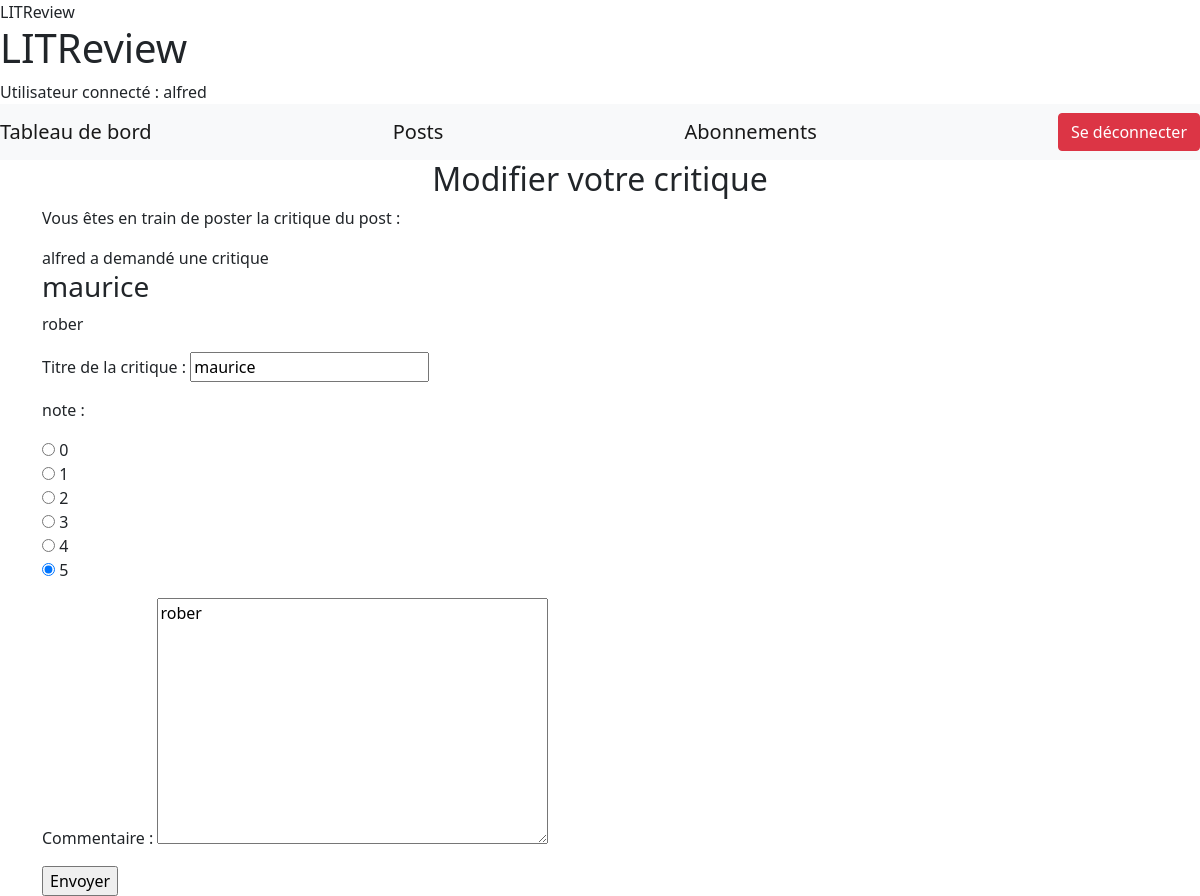
Page /tableau_de_bord/review/1/update (signed in) on the earlier database version.
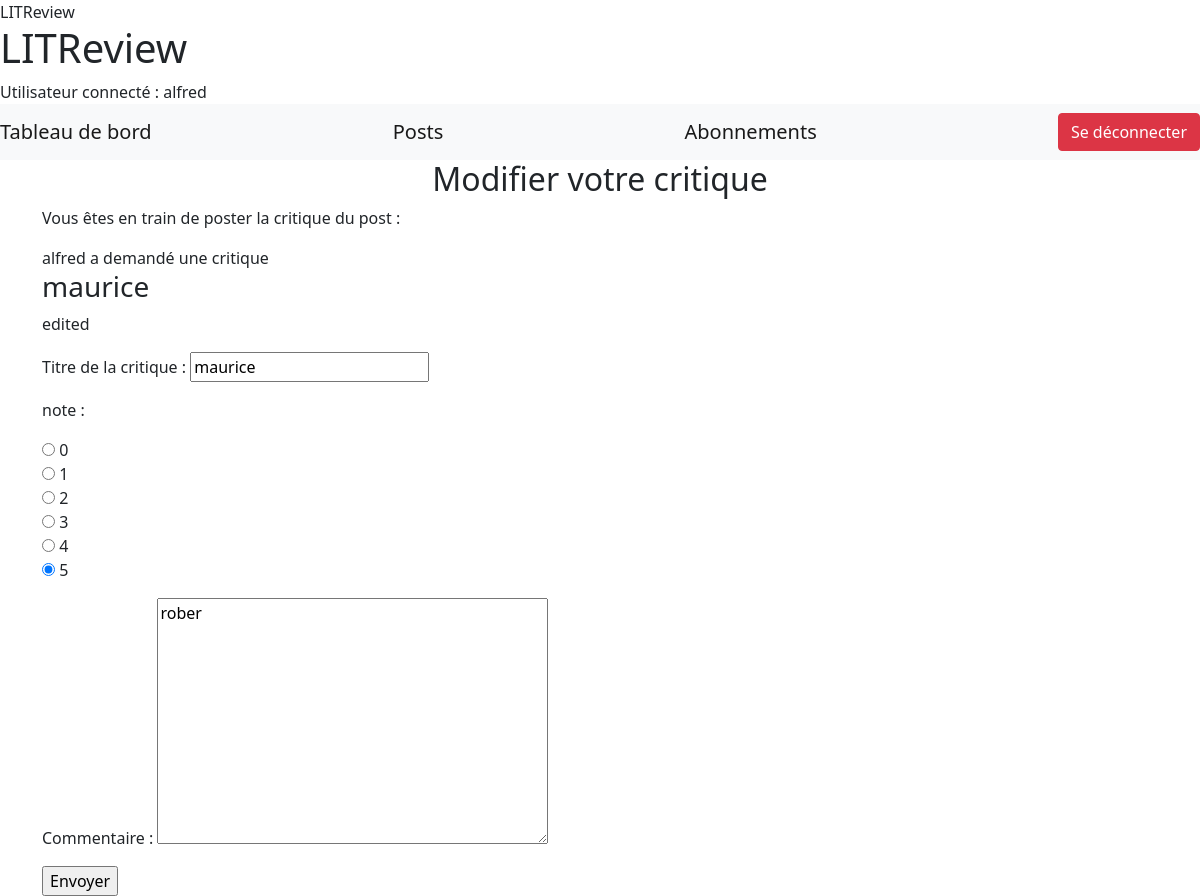
Same page on the later database version.
### review/models.py (models this page shows, shortened)
class Review(models.Model):
    ticket = models.ForeignKey(to=Ticket, on_delete=models.CASCADE)
    note = models.PositiveSmallIntegerField(
        validators=[MinValueValidator(0),
                    MaxValueValidator(5)],
        verbose_name='note')
    titre = models.CharField(max_length=128, verbose_name='Titre de la critique')
    content = models.TextField(max_length=8192, blank=True, verbose_name='Commentaire')
    user = models.ForeignKey(User, on_delete=models.CASCADE)
    date_creation = models.DateTimeField(auto_now_add=True)

class Ticket(models.Model):
    titre = models.CharField(max_length=128, blank=False)
    description = models.TextField(max_length=2048, blank=True)
    user = models.ForeignKey(User, on_delete=models.CASCADE)
    date_creation = models.DateTimeField(auto_now_add=True)

### review/views.py (the view)
class ReviewUpdate(LoginRequiredMixin, UserPassesTestMixin, UpdateView):
    model = Review
    form_class = FormulaireRevue
    template_name_suffix = '_update_form'
    success_url = reverse_lazy('posts')
    def test_func(self):
        review = self.get_object()
        if self.request.user == review.user:
            return True
        return False

### review/forms.py
class FormulaireRevue(forms.ModelForm):
    class Meta:
        model = Review
        fields = ['titre', 'note', 'content']
        labels = {"titre": "Titre de la critique",
                  "note": "note",
                  "content": "Commentaire"
                  }
        choix = [(0, '0'),
                 (1, '1'),
                 (2, '2'),
                 (4, '3'),
                 (4, '4'),
                 (5, '5')
                 ]
        widgets = {"note": forms.RadioSelect(choices=choix),
                   "content": forms.Textarea()
                   }

### review/templates/review/review_update_form.html (shortened to what this page needs)
{% extends "index.html" %}
{% block content %}
    <h2 style="text-align: center;">Modifier votre critique</h2>
    <form method="POST" enctype="multipart/form-data">
        <p>Vous êtes en train de poster la critique du post :
            <section >
                <div>{{review.ticket.user.username}} a demandé une critique</div>
                <h3 class="ticket__titre">{{ review.ticket.titre }}</h3>
                <p class="ticket__description">{{ review.ticket.description }}</p>
            </section>
        <section >
            <div class="form">
                {{ form.as_p }}
                <input type="submit" value="Envoyer">
            </div>
        </section>
    </form>
{% endblock content %}

Differences in the rows shown:
changed through a linked row, Review "maurice": ticket.description "rober" → "edited"
